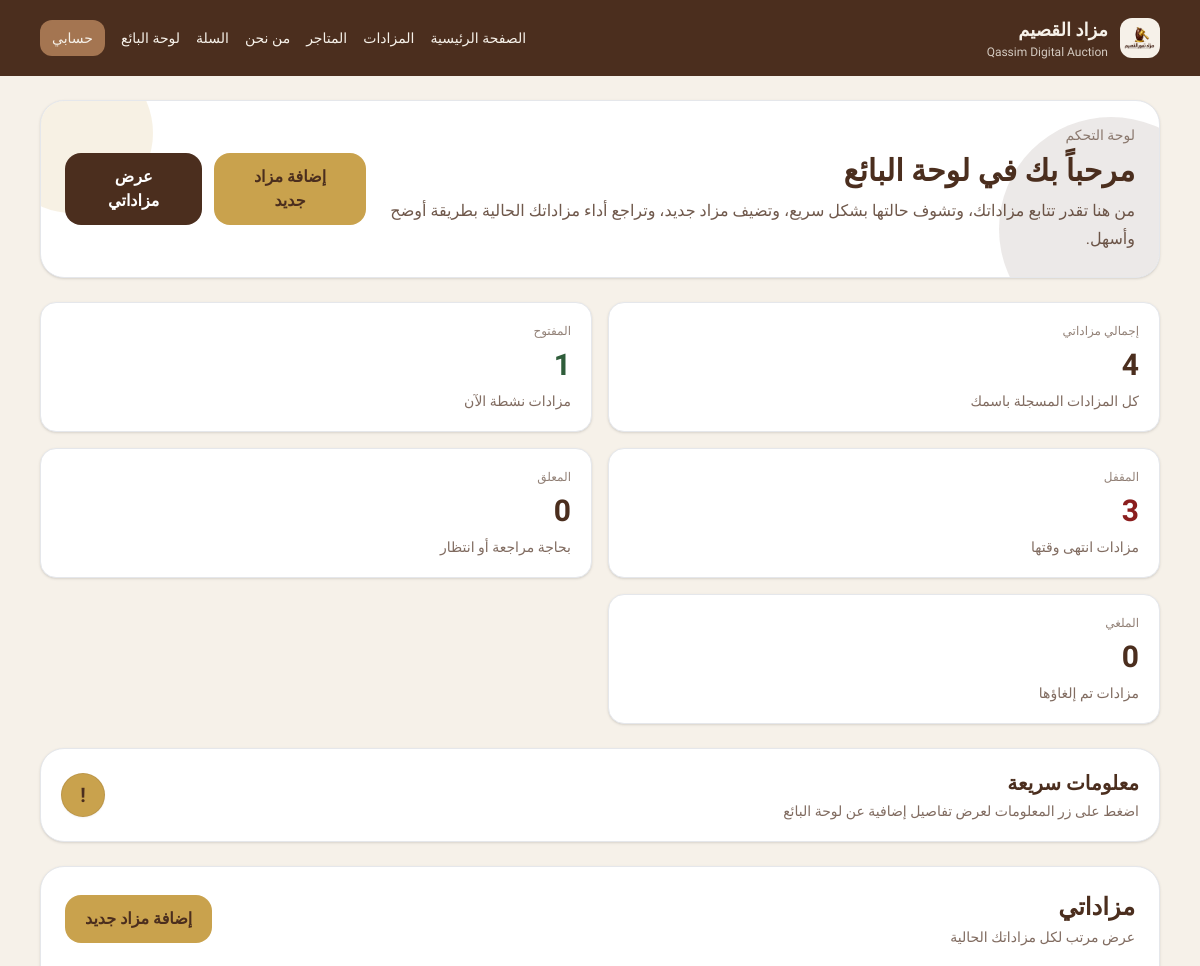
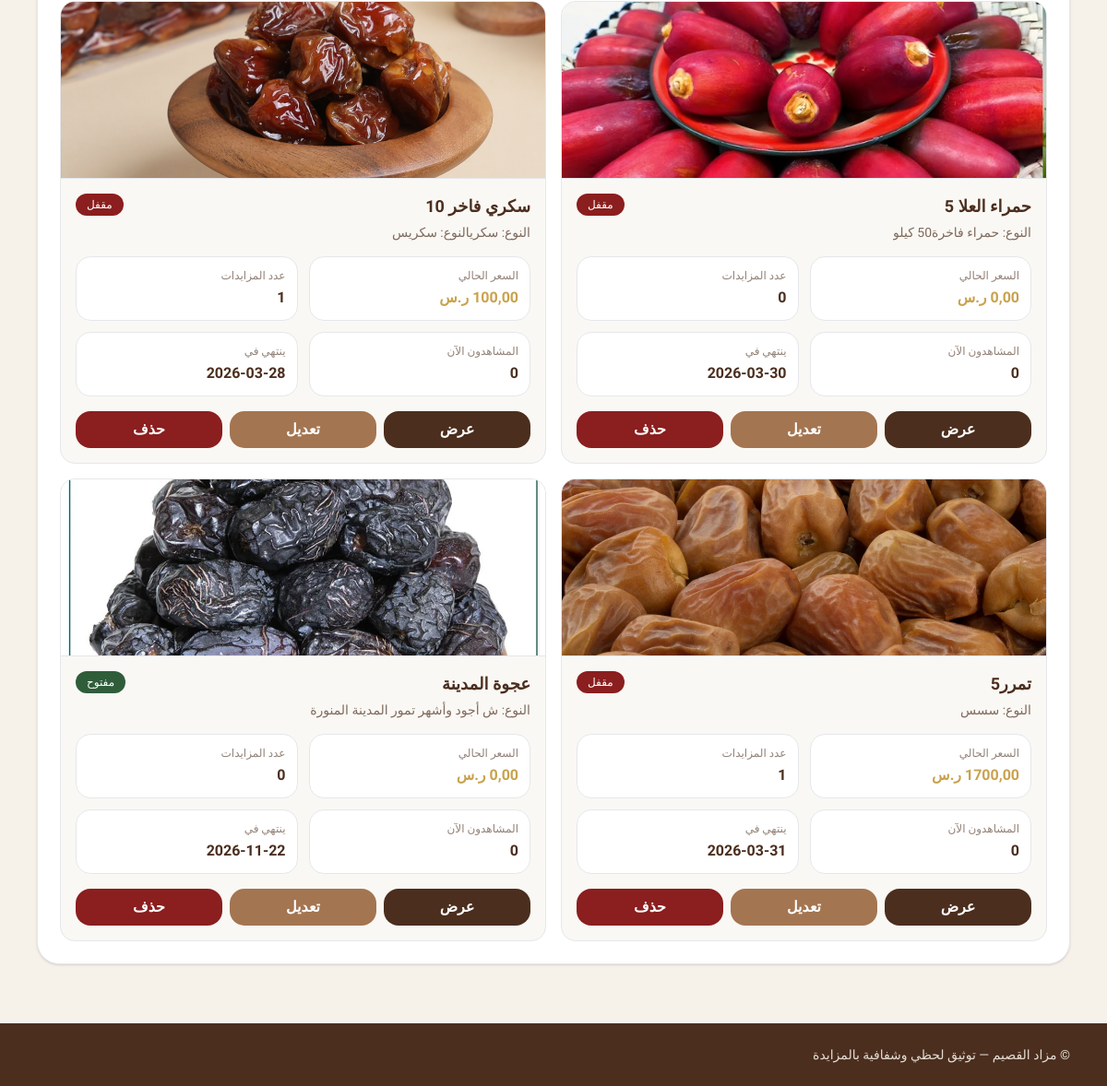
/seller/ (signed in), run on the app's committed database (2 pictures, top to bottom).
### auctions/models.py (models this page shows, shortened)
class Auction(models.Model):
    seller = models.ForeignKey(settings.AUTH_USER_MODEL, on_delete=models.CASCADE, related_name="my_auctions")
    title = models.CharField(max_length=200)
    description = models.TextField(blank=True)
    start_price = models.DecimalField(max_digits=12, decimal_places=2, default=Decimal("0.00"))
    min_increment = models.DecimalField(max_digits=12, decimal_places=2, default=Decimal("10.00"))
    created_at = models.DateTimeField(auto_now_add=True)
    start_time = models.DateTimeField(default=timezone.now)
    end_time = models.DateTimeField()
    is_published = models.BooleanField(default=True)
    is_suspended = models.BooleanField(default=False)
    suspension_reason = models.CharField(max_length=255, blank=True, default="")
    suspension_note = models.TextField(blank=True, default="")
    @property
    def is_open(self) -> bool:
        now = timezone.now()
        return self.is_published and not self.is_suspended and (self.start_time <= now <= self.end_time)
    @property
    def current_price(self):
        top = self.bids.order_by("-amount", "-created_at").first()
        return top.amount if top else self.start_price

class AuctionImage(models.Model):
    auction = models.ForeignKey(Auction, on_delete=models.CASCADE, related_name="images")
    image = models.ImageField(upload_to="auction_images/")
    created_at = models.DateTimeField(auto_now_add=True)

### seller/views.py (the view)
# urls.py: path("", views.dashboard, name="seller_dashboard"),
@login_required
def dashboard(request):
    profile, created = Profile.objects.get_or_create(
        user=request.user,
        defaults={"role": Profile.ROLE_BUYER, "phone": ""}
    )
    if profile.role != Profile.ROLE_SELLER:
        return redirect("role_redirect")
    seller_auctions = (
        Auction.objects.filter(seller=request.user)
        .prefetch_related("images", "bids")
        .order_by("-created_at")
    )
    now = timezone.now()
    stats = {
        "total": seller_auctions.count(),
        "open": seller_auctions.filter(is_published=True, start_time__lte=now, end_time__gte=now).count(),
        "closed": seller_auctions.filter(end_time__lt=now).count(),
        "suspended": seller_auctions.filter(is_published=False).count(),
        "cancelled": 0,
    }
    return render(
        request,
        "seller/dashboard.html",
        {
            "stats": stats,
            "auctions": seller_auctions,
        },
    )

### seller/templates/seller/dashboard.html (shortened to what this page needs)
{% extends "base.html" %}
{% block content %}
<div class="grid gap-6">
  <section class="bg-white rounded-3xl shadow p-6 border overflow-hidden relative">
    <div class="absolute -bottom-16 -right-16 w-56 h-56 rounded-full bg-dateBrown/10"></div>
    <div class="relative z-10 flex flex-col lg:flex-row lg:items-center lg:justify-between gap-5">
      <div>
        <div class="text-sm text-dateBrown/60 mb-2">لوحة التحكم</div>
        <h1 class="text-3xl font-extrabold mb-2">مرحباً بك في لوحة البائع</h1>
        <p class="text-dateBrown/80 leading-7 max-w-3xl">
          من هنا تقدر تتابع مزاداتك، وتشوف حالتها بشكل سريع، وتضيف مزاد جديد،
          وتراجع أداء مزاداتك الحالية بطريقة أوضح وأسهل.
        </p>
      </div>
      <div class="flex flex-col sm:flex-row gap-3">
        <a href="{% url 'seller_new_auction' %}"
           class="px-6 py-3 rounded-2xl bg-palmGold text-dateBrown font-extrabold hover:opacity-95 text-center">
          إضافة مزاد جديد
        </a>
        <a href="#seller-auctions"
           class="px-6 py-3 rounded-2xl bg-dateBrown text-white font-extrabold hover:opacity-95 text-center">
          عرض مزاداتي
        </a>
      </div>
    </div>
  </section>
  <section class="grid sm:grid-cols-2 xl:grid-cols-5 gap-4">
    <div class="bg-white rounded-2xl shadow p-5 border">
      <div class="text-xs text-dateBrown/60 mb-2">إجمالي مزاداتي</div>
      <div class="text-3xl font-extrabold text-dateBrown">{{ stats.total }}</div>
      <div class="text-sm text-dateBrown/70 mt-2">كل المزادات المسجلة باسمك</div>
    </div>
    <div class="bg-white rounded-2xl shadow p-5 border">
      <div class="text-xs text-dateBrown/60 mb-2">المفتوح</div>
      <div class="text-3xl font-extrabold text-palmGreen">{{ stats.open }}</div>
      <div class="text-sm text-dateBrown/70 mt-2">مزادات نشطة الآن</div>
    </div>
    <div class="bg-white rounded-2xl shadow p-5 border">
      <div class="text-xs text-dateBrown/60 mb-2">المقفل</div>
      <div class="text-3xl font-extrabold text-urgentRed">{{ stats.closed }}</div>
      <div class="text-sm text-dateBrown/70 mt-2">مزادات انتهى وقتها</div>
    </div>
    <div class="bg-white rounded-2xl shadow p-5 border">
      <div class="text-xs text-dateBrown/60 mb-2">المعلق</div>
      <div class="text-3xl font-extrabold text-dateBrown">{{ stats.suspended }}</div>
      <div class="text-sm text-dateBrown/70 mt-2">بحاجة مراجعة أو انتظار</div>
    </div>
    <div class="bg-white rounded-2xl shadow p-5 border">
      <div class="text-xs text-dateBrown/60 mb-2">الملغي</div>
      <div class="text-3xl font-extrabold text-dateBrown">{{ stats.cancelled }}</div>
      <div class="text-sm text-dateBrown/70 mt-2">مزادات تم إلغاؤها</div>
    </div>
  </section>
  <section class="bg-white rounded-3xl shadow p-5 border">
    <div class="flex items-center justify-between gap-3">
      <div>
        <h2 class="text-xl font-extrabold">معلومات سريعة</h2>
        <div class="text-sm text-dateBrown/70 mt-1">
          اضغط على زر المعلومات لعرض تفاصيل إضافية عن لوحة البائع
        </div>
      </div>
      <button
        type="button"
        class="infoToggle shrink-0 w-11 h-11 rounded-full bg-palmGold text-dateBrown font-extrabold text-xl hover:opacity-95 transition border border-dateBrown/10 shadow-sm"
        data-target="sellerInfoBox"
        aria-label="عرض المعلومات">
        !
      </button>
    </div>
  </section>
  <section id="seller-auctions" class="bg-white rounded-3xl shadow p-6 border">
    <div class="flex flex-col sm:flex-row sm:items-center sm:justify-between gap-3 mb-5">
      <div>
        <h2 class="text-2xl font-extrabold">مزاداتي</h2>
        <div class="text-sm text-dateBrown/70 mt-1">عرض مرتب لكل مزاداتك الحالية</div>
      </div>
      <a href="{% url 'seller_new_auction' %}"
         class="inline-block px-5 py-3 rounded-2xl bg-palmGold text-dateBrown font-extrabold hover:opacity-95 text-center">
        إضافة مزاد جديد
      </a>
    </div>
    <div class="grid sm:grid-cols-2 xl:grid-cols-3 gap-4">
      {% for a in auctions %}
        <div class="rounded-2xl border bg-sandBeige/50 overflow-hidden">
          {% with first_image=a.images.all|first %}
            {% if first_image %}
              <img
                src="{{ first_image.image.url }}"
                alt="{{ a.title }}"
                class="w-full h-48 object-cover border-b"
              >
            {% else %}
              <div class="w-full h-48 flex items-center justify-center bg-white border-b text-dateBrown/60">
                لا توجد صورة
              </div>
            {% endif %}
          {% endwith %}
          <div class="p-4">
            <div class="flex items-start justify-between gap-3">
              <div>
                <div class="font-extrabold text-lg">{{ a.title }}</div>
                <div class="text-sm text-dateBrown/70 line-clamp-2 mt-1">
                  {{ a.description|default:"لا يوجد وصف لهذا المزاد حالياً." }}
                </div>
              </div>
              {% if a.is_open %}
                <span class="text-xs px-3 py-1 rounded-full bg-palmGreen text-white">مفتوح</span>
              {% else %}
                <span class="text-xs px-3 py-1 rounded-full bg-urgentRed text-white">مقفل</span>
              {% endif %}
            </div>
            <div class="grid grid-cols-2 gap-3 mt-4">
              <div class="p-3 rounded-2xl bg-white border">
                <div class="text-xs text-dateBrown/60">السعر الحالي</div>
                <div class="font-extrabold text-palmGold mt-1">{{ a.current_price }} ر.س</div>
              </div>
              <div class="p-3 rounded-2xl bg-white border">
                <div class="text-xs text-dateBrown/60">عدد المزايدات</div>
                <div class="font-extrabold text-dateBrown mt-1">{{ a.bids.count }}</div>
              </div>
              <div class="p-3 rounded-2xl bg-white border">
                <div class="text-xs text-dateBrown/60">المشاهدون الآن</div>
                <div class="font-extrabold text-dateBrown mt-1">{{ a.active_viewers|default:0 }}</div>
              </div>
              <div class="p-3 rounded-2xl bg-white border">
                <div class="text-xs text-dateBrown/60">ينتهي في</div>
                <div class="font-extrabold text-dateBrown mt-1">{{ a.end_time|date:"Y-m-d" }}</div>
              </div>
            </div>
            <div class="mt-4 grid grid-cols-3 gap-2">
              <a href="{% url 'auction_detail' a.pk %}"
                 class="text-center px-4 py-2 rounded-2xl bg-dateBrown text-white font-bold hover:opacity-95">
                عرض
              </a>
              <a href="{% url 'seller_edit_auction' a.pk %}"
                 class="text-center px-4 py-2 rounded-2xl bg-woodBrown text-white font-bold hover:bg-palmGold hover:text-dateBrown transition">
                تعديل
              </a>
              <form method="post" action="{% url 'seller_delete_auction' a.pk %}" onsubmit="return confirm('متأكد تبي تحذف المزاد؟');">
                <button
                  type="submit"
                  class="w-full text-center px-4 py-2 rounded-2xl bg-urgentRed text-white font-bold hover:opacity-95">
                  حذف
                </button>
              </form>
            </div>
          </div>
        </div>
      {% endfor %}
    </div>
  </section>
</div>
{% endblock %}

### auctions/static/auctions/css/custom.css (style rules this page uses)
html, body { font-family: "Tajawal", system-ui, -apple-system, Segoe UI, Roboto, Arial, sans-serif; }

### data on the page
Auction: images.image (picture), title "حمراء العلا 5", description "النوع: حمراء فاخرة50 كيلو", is_published "مقفل", bids.count "0", active_viewers "0", end_time "2026-03-30"
Auction: images.image (picture), title "سكري فاخر 10", description "النوع: سكريالنوع: سكريس", is_published "مقفل", bids.count "1", active_viewers "0", end_time "2026-03-28"
Auction: images.image (picture), title "تمرر5", description "النوع: سسس", is_published "مقفل", bids.count "1", active_viewers "0", end_time "2026-03-31"
Auction: images.image (picture), title "عجوة المدينة", description "النوع: ش أجود وأشهر تمور المدينة المنورة", is_published "مفتوح", bids.count "0", active_viewers "0", end_time "2026-11-22"

### other printed values
{{ stats.total }} "4"
{{ stats.open }} "1"
{{ stats.closed }} "3"
{{ stats.suspended }} "0"
{{ stats.cancelled }} "0"
